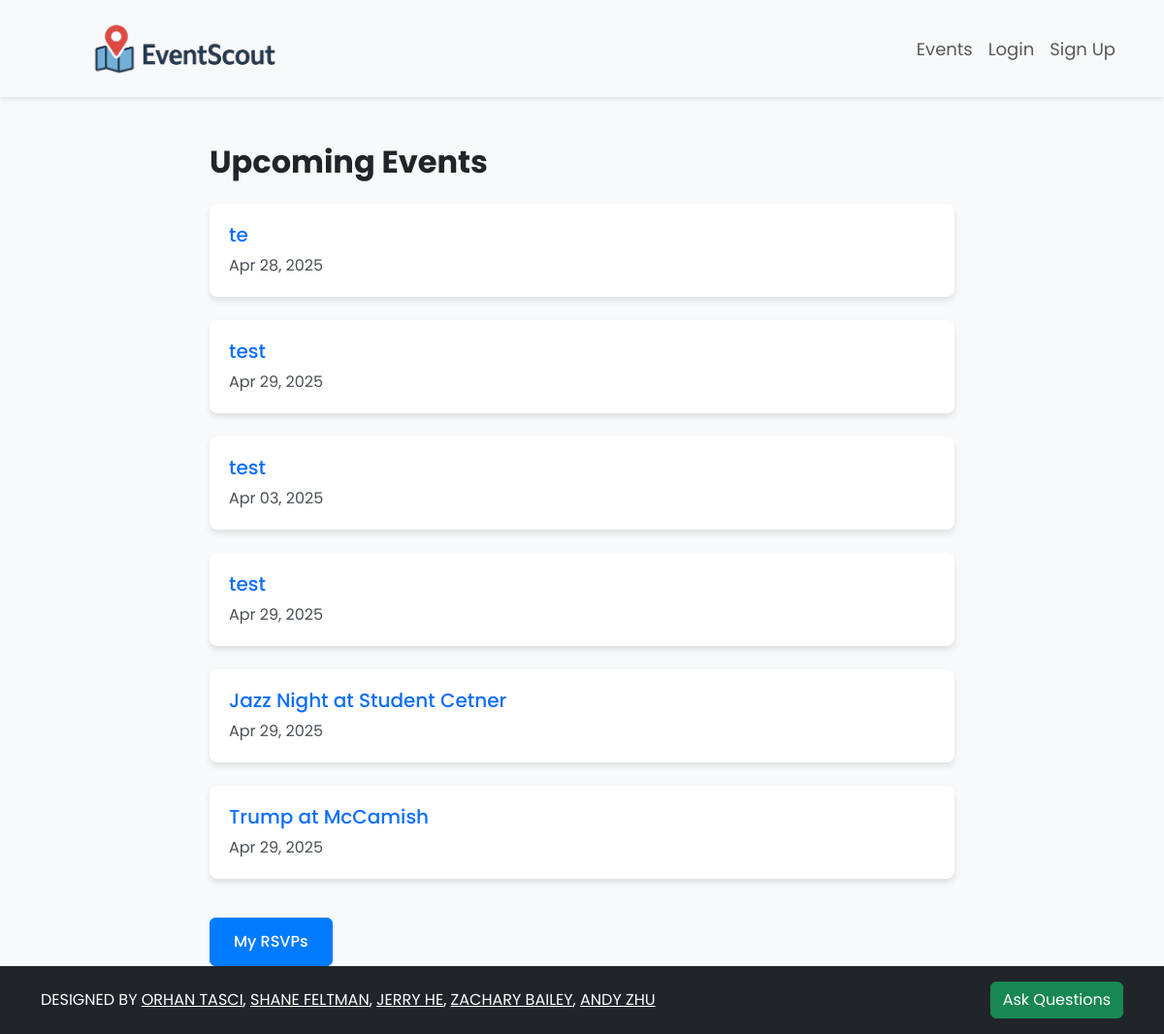
Screenshot of /events/ with the database file from the repository.
### createEvents/models.py (models this page shows, shortened)
class Event(models.Model):
    title = models.CharField(max_length=200)
    description = models.TextField()
    location = models.CharField(max_length=255)
    latitude = models.DecimalField(
        max_digits=9,
        decimal_places=6,
        null=True,
        blank=True
    )
    longitude = models.DecimalField(
        max_digits=9,
        decimal_places=6,
        null=True,
        blank=True
    )
    start_time = models.DateTimeField()
    end_time = models.DateTimeField()
    organizer = models.CharField(max_length=255)
    org_email = models.EmailField(max_length=255, default="a@a.com")
    created_at = models.DateTimeField(auto_now_add=True)

### createEvents/views.py (the view)
# urls.py: path('', views.event_list, name='event_list'),
def event_list(request):
    events = Event.objects.all().order_by('-created_at')
    organizer = True
    if request.user.is_anonymous or request.user.type != 'organizer':
        organizer = False
    return render(request, 'createEvents/event_list.html', {'events': events, 'organizer': organizer})

### createEvents/templates/createEvents/event_list.html (shortened to what this page needs)
{% extends 'base.html' %}
{% load static %}
{% block head %}
    <link rel="stylesheet" href="{% static 'css/styles.css' %}">
{% endblock %}
{% block content %}
    <div class="events-container" style="height:100vh;">
        <h1 class="fs-2 fw-bold text-dark mb-4">Upcoming Events</h1>
        {% if events %}
            {% for event in events %}
                <div class="event-card card">
                    <div class="card-body">
                        <h2 class="card-title">
                            <a href="{% url 'events.event_detail' event.id %}" class="text-primary text-decoration-none">{{ event.title }}</a>
                        </h2>
                        <p class="card-text mb-0">{{ event.start_time|date:"M d, Y" }}</p>
                    </div>
                </div>
            {% endfor %}
        {% else %}
            <p class="text-muted">No upcoming events.</p>
        {% endif %}
            <a href="{% url 'events.my_rsvps' %}" class="btn btn-primary d-incline-block mt-3">My RSVPs</a>
    </div>
{% endblock %}

### eventscout/static/css/styles.css (style rules this page uses)
body { margin: 0; font-family: 'Poppins', sans-serif; background-color: #f8f9fa; }

### createEvents/templates/createEvents/event_list.html (style rules this page uses)
body { font-family: 'Poppins', sans-serif; background-color: #f8f9fa; }
.events-container { max-width: 800px; margin: 3rem auto; padding: 0 1rem; }
.event-card { border: none; border-radius: 0.5rem; box-shadow: 0 4px 6px rgba(0, 0, 0, 0.1); margin-bottom: 1.5rem; transition: transform 0.2s ease, box-shadow 0.2s ease; }
.event-card .card-body { padding: 1.25rem; }
.event-card .card-title { margin-bottom: 0.5rem; font-size: 1.25rem; }
.event-card .card-text { color: #495057; font-size: 1rem; }
.btn-primary { background-color: #007bff; border-color: #007bff; padding: 0.75rem 1.5rem; font-weight: 500; transition: all 0.2s ease; }

### rows the page displays
Event: title "te", start_time "Apr 28, 2025"
Event: title "test", start_time "Apr 29, 2025"
Event: title "test", start_time "Apr 03, 2025"
Event: title "test", start_time "Apr 29, 2025"
Event: title "Jazz Night at Student Cetner", start_time "Apr 29, 2025"
Event: title "Trump at McCamish", start_time "Apr 29, 2025"
